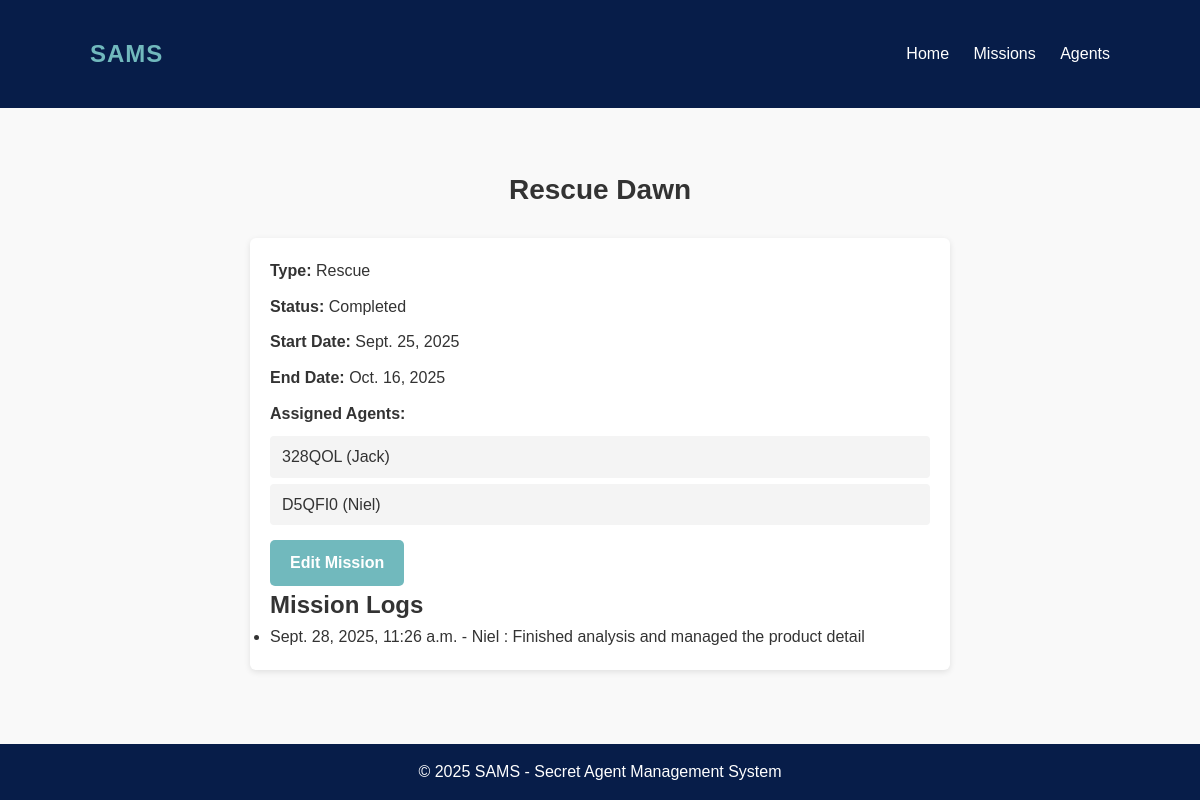
The page /missions/2/ (signed in) on the database its author committed.
### agents/models.py (models this page shows, shortened)
class Mission(models.Model):
    MISSION_TYPE_CHOICES = [
        ('Recon', 'Reconnaissance'),
        ('Rescue', 'Rescue Operation'),
        ('Surveillance', 'Surveillance'),
        ('Assassination', 'Assassination'),
    ]
    STATUS_CHOICES = [
        ('Planned', 'Planned'),
        ('Ongoing', 'Ongoing'),
        ('Completed', 'Completed'),
        ('Failed', 'Failed'),
    ]
    name = models.CharField(max_length=100)
    description = models.TextField()
    mission_type = models.CharField(max_length=20, choices=MISSION_TYPE_CHOICES)
    status = models.CharField(max_length=10, choices=STATUS_CHOICES, default='Planned')
    start_date = models.DateField()
    end_date = models.DateField(null=True, blank=True)
    agents = models.ManyToManyField('Agent', related_name='missions', blank=True)
    progress_percentage = models.IntegerField(default=0)

class Agent(models.Model):
    user = models.OneToOneField(User, on_delete=models.CASCADE)
    agent_code = models.CharField(max_length=10, unique=True, default=generate_agent_code)
    RANK_CHOICES = [
        ('Field Agent', 'Field Agent'),
        ('Analyst', 'Analyst'),
        ('Director', 'Director'),
    ]
    rank = models.CharField(max_length=20, choices=RANK_CHOICES)
    STATUS_CHOICES = [
        ('Active', 'Active'),
        ('Inactive', 'Inactive'),
        ('Retired', 'Retired'),
    ]
    status = models.CharField(max_length=10, choices=STATUS_CHOICES, default='Active')
    assigned_missions = models.ManyToManyField('Mission', blank=True)
    class Meta:
        permissions = [
            ("can_assign_mission", "Can assign missions to agents"),
            ("can_change_status", "Can change agent status"),
            ("can_create_mission", "Can create new missions"),
        ]

class MissionLog(models.Model):
    mission = models.ForeignKey(Mission, on_delete=models.CASCADE, related_name='logs')
    agent = models.ForeignKey('Agent', on_delete=models.SET_NULL, null=True, blank=True)
    timestamp = models.DateTimeField(default=timezone.now)
    note = models.TextField()

### agents/views.py (the view)
# urls.py: path('missions/<int:pk>/', views.mission_detail, name='mission_detail'),
@login_required
def mission_detail(request, pk):
    mission = get_object_or_404(Mission, pk=pk)
    return render(request, 'agents/mission_detail.html', {'mission': mission})

### templates/agents/mission_detail.html (shortened to what this page needs)
{% extends 'base.html' %}
{% block content %}
<div class="site-main">
    <h1 class="section-title">{{ mission.name }}</h1>
    <div class="mission-details">
        <p><strong>Type:</strong> {{ mission.mission_type }}</p>
        <p><strong>Status:</strong> {{ mission.status }}</p>
        <p><strong>Start Date:</strong> {{ mission.start_date }}</p>
        <p><strong>End Date:</strong> {{ mission.end_date|default:"N/A" }}</p>
        <p><strong>Assigned Agents:</strong></p>
        <ul class="agent-list">
            {% for agent in mission.agents.all %}
                <li>{{ agent.agent_code }} ({{ agent.user.username }})</li>
            {% empty %}
                <li>No agents assigned</li>
            {% endfor %}
        </ul>
        <a href="{% url 'mission_update' mission.pk %}" class="btn btn-secondary">Edit Mission</a>
        <h2>Mission Logs</h2>
        <ul class="mission-logs">
            {% for log in mission.logs.all %}
                <li>
                    {{ log.timestamp }} -
                    {% if log.agent %}
                        {{ log.agent.user.username }}
                    {% else %}
                        System
                    {% endif %}:
                    {{ log.note }}
                </li>
            {% empty %}
                <li>No logs yet.</li>
            {% endfor %}
        </ul>
    </div>
</div>
{% endblock %}

### templates/base.html (shortened to what this page needs)
{% load static %}
<!DOCTYPE html>
<html lang="en">
<head>
    {% block corecss %}
    <link rel="stylesheet" href="{% static 'css/style.css' %}">
    {% endblock %}
</head>
<body>
    <header class="site-header">
        {% block header %}
        <div class="header-container">
                <a href="{% url 'home' %}" class="site-logo">SAMS</a>
            <nav class="main-nav">
                <a href="{% url 'home' %}" class="nav-link">Home</a>
                <a href="{% url 'mission_list' %}" class="nav-link">Missions</a>
                <a href="{% url 'agent_list' %}" class="nav-link">Agents</a>
            </nav>
        </div>
        {% endblock %}
    </header>
    <main class="site-main">
        {% block content %}{% endblock %}
    </main>
    <footer class="site-footer">
        {% block footer %}
        <p>&copy; 2025 SAMS - Secret Agent Management System</p>
        {% endblock %}
    </footer>
</body>
</html>

### static/css/style.css (style rules this page uses)
* { box-sizing: border-box; margin: 0; padding: 0; font-family: 'Arial', sans-serif; }
html, body { height: 100%; }
body { display: flex; flex-direction: column; min-height: 100vh; background-color: #f9f9f9; color: #333; line-height: 1.6; }
.site-header { background-color: #071d49; color: #fff; padding: 20px 0; }
.header-container { width: 90%; max-width: 1200px; margin: 0 auto; display: flex; justify-content: space-between; align-items: center; }
.site-logo { font-size: 1.8rem; font-weight: bold; }
.main-nav .nav-link { color: #fff; text-decoration: none; margin-left: 20px; font-weight: 500; }
.site-main { flex: 1; width: 90%; max-width: 1200px; margin: 30px auto; }
.section-title { font-size: 1.5rem; margin-bottom: 15px; }
.site-footer { background-color: #071d49; color: #fff; text-align: center; padding: 15px 0; margin-top: auto; }
.mission-details { background-color: #fff; padding: 20px; border-radius: 6px; box-shadow: 0 2px 6px rgba(0,0,0,0.1); max-width: 700px; margin: 20px auto; }
.mission-details p { margin-bottom: 10px; font-size: 1rem; color: #333; }
.agent-list { list-style: none; padding-left: 0; margin-bottom: 15px; }
.agent-list li { background-color: #f4f4f4; padding: 8px 12px; border-radius: 4px; margin-bottom: 6px; }
.btn-secondary { display: inline-block; padding: 10px 20px; background-color: #555; color: #fff; border-radius: 4px; border: none; text-decoration: none; font-weight: 500; cursor: pointer; transition: background-color 0.3s; }
.btn { display: inline-block; padding: 10px 20px; font-size: 16px; font-weight: 600; text-decoration: none; color: #fff; background-color: #71b9bd; border: none; border-radius: 5px; cursor: pointer; transition: background-color 0.3s ease; }
.site-logo { font-size: 24px; font-weight: 700; color: #71b9bd; text-decoration: none; letter-spacing: 1px; transition: color 0.3s ease; }
.site-header .header-container { display: flex; align-items: center; justify-content: space-between; padding: 15px 30px; }
.section-title { font-size: 28px; font-weight: 700; margin-bottom: 25px; color: #333; text-align: center; }

### rows shown on the page
Mission: name "Rescue Dawn", mission_type "Rescue", status "Completed", start_date "Sept. 25, 2025", end_date "Oct. 16, 2025"
Agent: agent_code "328QOL", user.username "Jack"
Agent: agent_code "D5QFI0", user.username "Niel"
MissionLog: timestamp "Sept. 28, 2025, 11:26 a.m.", agent.user.username "Niel", note "Finished analysis and managed the product detail"
